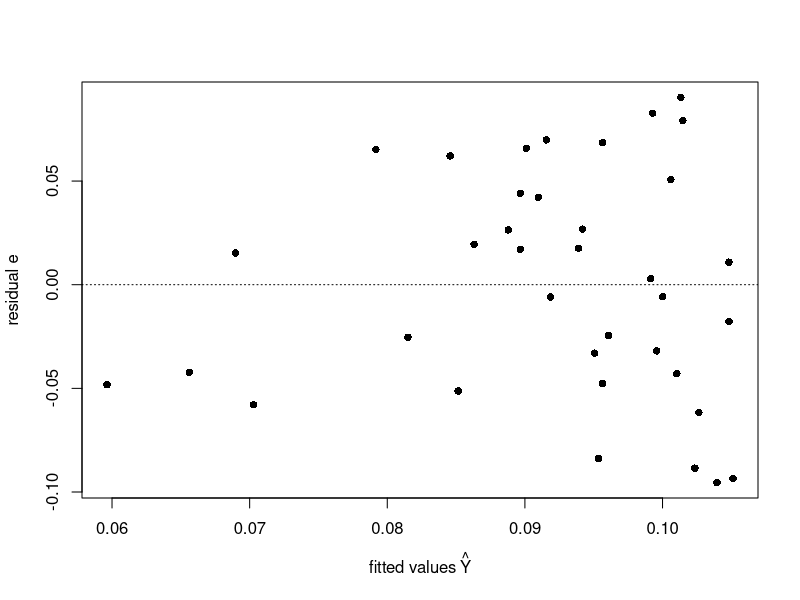
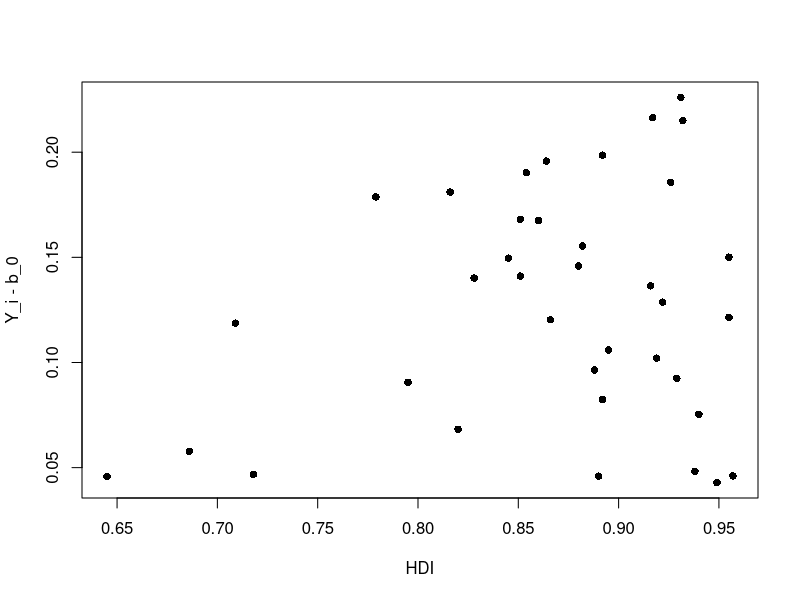
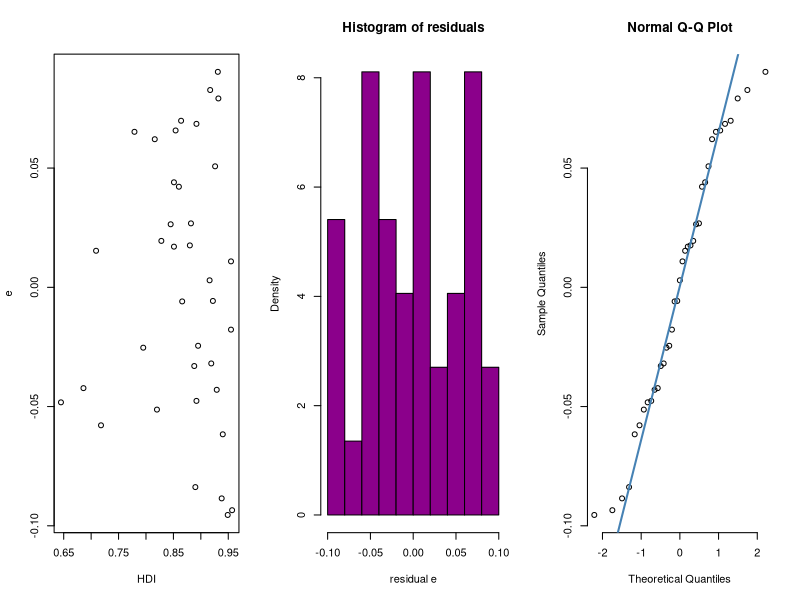
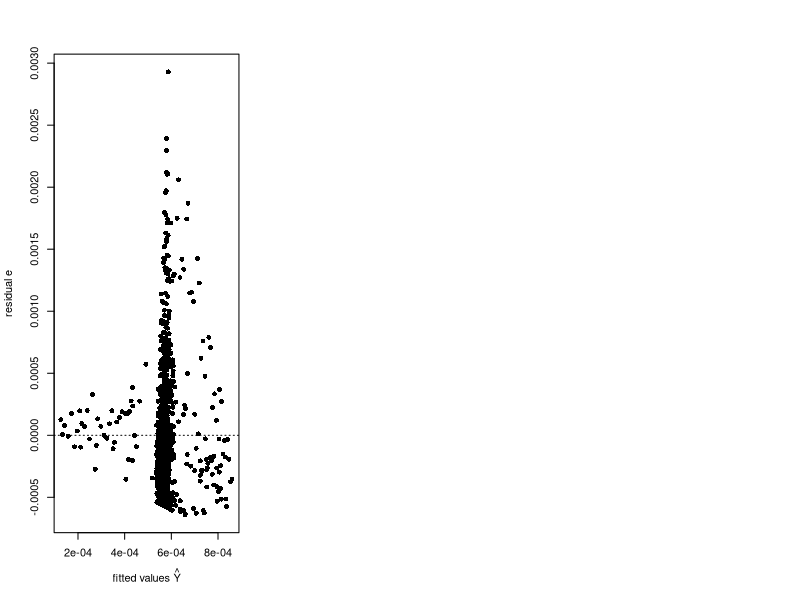
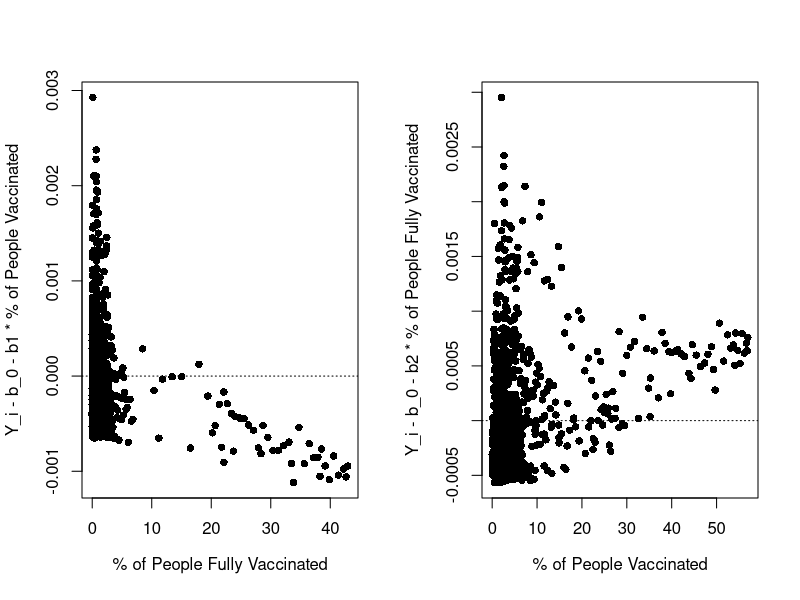
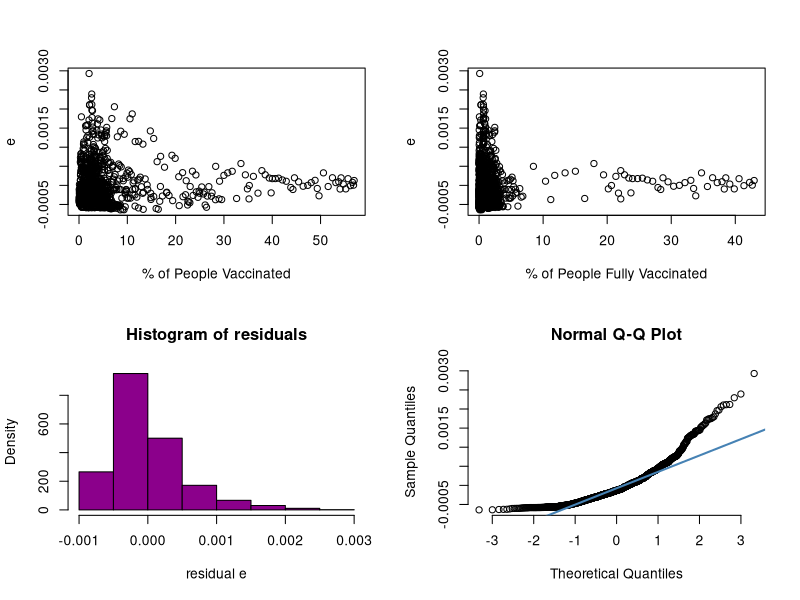
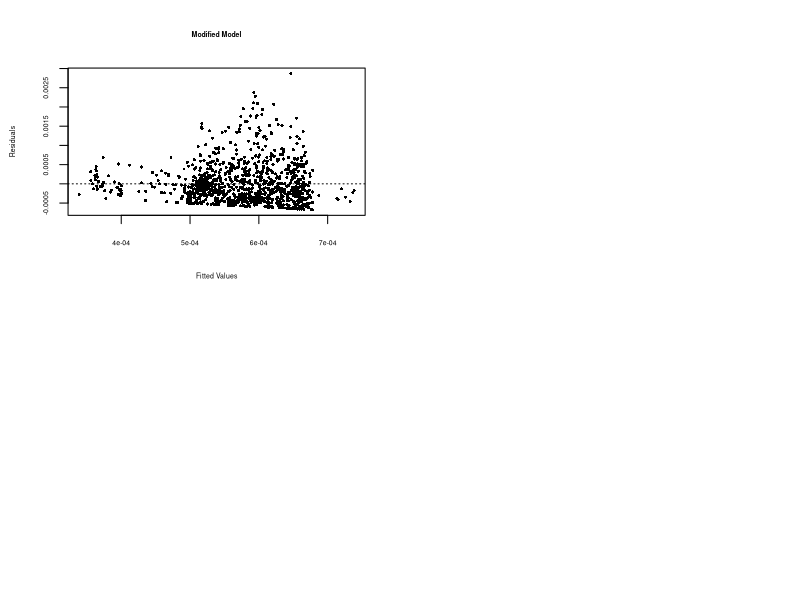
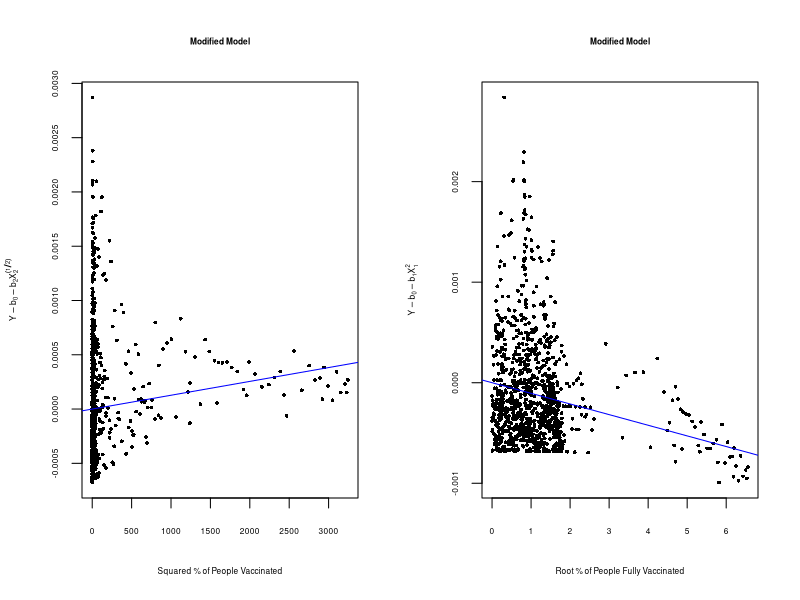

Generate these figures, in order, with R:
## ---- chunk 1
knitr::opts_chunk$set(echo = TRUE)
## ---- chunk 2
covid <- read.csv(file = 'covid.csv')
## ---- chunk 3

covid_new = read.csv(file='covid_new.csv')

agg_pop_death_percentage = aggregate(
    x = covid_new$percentage_total_deaths, 
    by = list(covid_new$location), 
    FUN = max
  )

agg_hdi = aggregate(
    x = covid_new$human_development_index, 
    by = list(covid_new$location), 
    FUN = mean
  )
## ---- chunk 4

pop_death_per_country <- agg_pop_death_percentage$x
hdi <- agg_hdi$x

linmod <- lm(pop_death_per_country~hdi)
b0 <- linmod$coef[1]
b1 <- linmod$coef[2]

Yhat <- linmod$fitted.values
e <- resid(linmod)
plot(Yhat,e, xlab = expression('fitted values' ~ hat(Y)),ylab="residual e", pch = 16)
abline(h = 0, lty = 3)
## ---- chunk 5
Y1 <- pop_death_per_country - b0
e <- resid(linmod)
plot(hdi,Y1, xlab = expression('HDI'),ylab='Y_i - b_0', pch = 16)
abline(h = 0, lty = 3)
## ---- chunk 6
e <- resid(linmod)
par(mfrow=c(1,3))
plot(hdi, e, xlab="HDI")
hist(e, main="Histogram of residuals", xlab="residual e", col="darkmagenta", freq=FALSE)
qqnorm(e, pch = 1, frame = FALSE)
qqline(e, col = "steelblue", lwd = 2)
## ---- chunk 7
linmod2 <- lm(covid_new$perecentage_new_deaths ~ covid_new$percentage_vaccinated + covid_new$percentage_fully_vaccinated)
b0 <- linmod2$coef[1]
b1 <- linmod2$coef[2]
b2 <- linmod2$coef[3]

Yhat <- linmod2$fitted.values
e <- resid(linmod2)
plot(Yhat,e, xlab = expression('fitted values' ~ hat(Y)),ylab="residual e", pch = 16)
abline(h = 0, lty = 3)
## ---- chunk 8
Y1 <- covid_new$perecentage_new_deaths - b0 - b1*covid_new$percentage_vaccinated
e <- resid(linmod2)
par(mfrow=c(1,2))
plot(covid_new$percentage_fully_vaccinated,Y1, xlab = expression('% of People Fully Vaccinated'),ylab='Y_i - b_0 - b1 * % of People Vaccinated', pch = 16)
abline(h = 0, lty = 3)
Y2 <- covid_new$perecentage_new_deaths - b0 - b2*covid_new$percentage_fully_vaccinated
plot(covid_new$percentage_vaccinated, Y2, xlab = expression('% of People Vaccinated'),ylab='Y_i - b_0 - b2 * % of People Fully Vaccinated', pch = 16)
abline(h = 0, lty = 3)
## ---- chunk 9
e <- resid(linmod2)
par(mfrow=c(2,2))
plot(covid_new$percentage_vaccinated, e, xlab="% of People Vaccinated")
plot(covid_new$percentage_fully_vaccinated, e, xlab="% of People Fully Vaccinated")
hist(e, main="Histogram of residuals", xlab="residual e", col="darkmagenta", freq=FALSE)
qqnorm(e, pch = 1, frame = FALSE)
qqline(e, col = "steelblue", lwd = 2)
## ---- chunk 10
linmod2.modify <- lm(covid_new$perecentage_new_deaths ~ I(covid_new$percentage_vaccinated ^ 2) + I(covid_new$percentage_fully_vaccinated ^ 0.5))
e.square <- linmod2.modify$residuals
Y.hat.square <- linmod2.modify$fitted.values
plot(Y.hat.square, e.square, pch = 16, xlab = "Fitted Values", ylab = "Residuals",
main = "Modified Model", cex=0.5, cex.lab=0.5, cex.axis=0.5, cex.main=0.5)
abline(h = 0, lty = 3)
## ---- chunk 11
b0.modify <- linmod2.modify$coef[1]
b1.modify <- linmod2.modify$coef[2]
b2.modify <- linmod2.modify$coef[3]
Y <- covid_new$perecentage_new_deaths
par(mfrow = c(1, 2))
plot(covid_new$percentage_vaccinated^2, Y - b0.modify - b2.modify*(covid_new$percentage_fully_vaccinated^(1/2)), pch = 16, xlab = "Squared % of People Vaccinated",
ylab = expression(Y-b[0]-b[2]*X[2]^(1/2)), main = "Modified Model",
cex=0.5, cex.lab=0.5, cex.axis=0.5, cex.main=0.5)
abline(a = 0, b = b1.modify, col = "blue")
plot(covid_new$percentage_fully_vaccinated^(1/2), Y - b0.modify - b1.modify*covid_new$percentage_vaccinated^2, pch = 16, xlab = "Root % of People Fully Vaccinated",
ylab = expression(Y-b[0]-b[1]*X[1]^2), main = "Modified Model",
cex=0.5, cex.lab=0.5, cex.axis=0.5, cex.main=0.5)
abline(a = 0, b = b2.modify, col = "blue")
## ---- chunk 12
agg_new_deaths <- aggregate(covid_new$perecentage_new_deaths, by=list(covid_new$location), mean)$x
agg_fully_vaccinated_population <- aggregate(covid_new$percentage_fully_vaccinated, by=list(covid_new$location), mean)$x
agg_vaccinated_populations <- aggregate(covid_new$percentage_vaccinated, by=list(covid_new$location), mean)$x

linmod.2 <- lm(agg_new_deaths ~ agg_vaccinated_populations + agg_fully_vaccinated_population)
b0 <- linmod.2$coef[1]
b1 <- linmod.2$coef[2]
b2 <- linmod.2$coef[3]

Yhat <- linmod.2$fitted.values
e <- resid(linmod.2)
plot(Yhat,e, xlab = expression('fitted values' ~ hat(Y)),ylab="residual e", pch = 16)
abline(h = 0, lty = 3)
## ---- chunk 13
Y1 <- agg_new_deaths - b0 - b1*agg_vaccinated_populations
par(mfrow=c(1,2))
e <- resid(linmod.2)
plot(agg_new_deaths,Y1, xlab = expression('Aggrigated % of People Fully Vaccinated Population'),ylab='Y_i - b_0 - b1 * Aggrigated % of People Vaccinated Populations', pch = 16)
abline(h = 0, lty = 3)
Y2 <- agg_new_deaths - b0 - b2*agg_fully_vaccinated_population
plot(agg_new_deaths, Y2, xlab = expression('Aggrigated % of People Vaccinated Populations'),ylab='Y_i - b_0 - b2 * Aggrigated % of People Fully Vaccinated Population', pch = 16)
abline(h = 0, lty = 3)
## ---- chunk 14
e <- resid(linmod.2)
par(mfrow=c(2,2))
plot(agg_fully_vaccinated_population, e, xlab="Aggrigated % of People Fully Vaccinated Population")
plot(agg_vaccinated_populations, e, xlab="Aggrigated % of People Vaccinated Population")
hist(e, main="Histogram of residuals", xlab="residual e", col="darkmagenta", freq=FALSE)
qqnorm(e, pch = 1, frame = FALSE)
qqline(e, col = "steelblue", lwd = 2)
